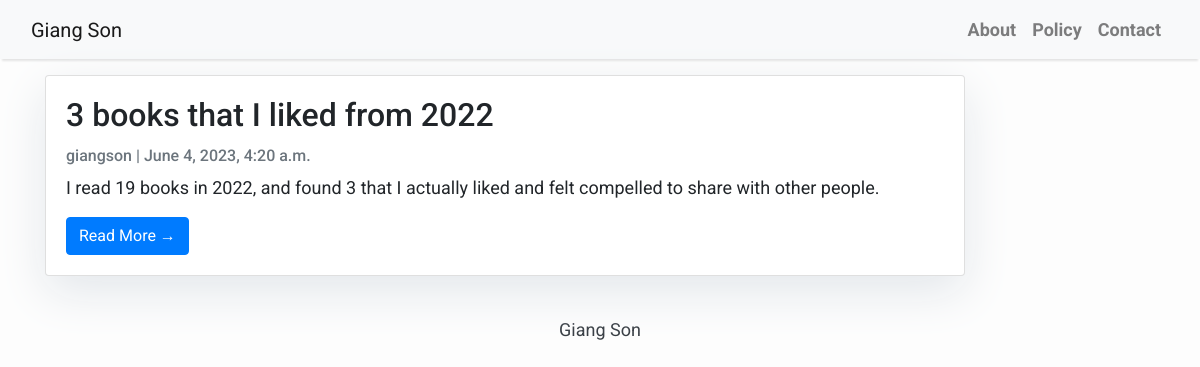
The page / on the database its author committed.
### blog/models.py (models this page shows, shortened)
class Post(models.Model):
    title = models.CharField(max_length=200, unique=True)
    slug = models.SlugField(max_length=200, unique=True)
    description = models.CharField(max_length = 300)
    author = models.ForeignKey(User, on_delete= models.CASCADE,related_name='blog_posts')
    updated_on = models.DateTimeField(auto_now= True)
    content = models.TextField()
    created_on = models.DateTimeField(auto_now_add=True)
    status = models.IntegerField(choices=STATUS, default=0)
    class Meta:
        ordering = ['-created_on']

### blog/views.py (the view)
# urls.py: path('', views.PostList.as_view(), name = 'home'),
class PostList(generic.ListView):
    queryset = Post.objects.filter(status = 1).order_by('-created_on')
    template_name = 'blog/index.html'

### blog/templates/blog/index.html (shortened to what this page needs)
{% extends "blog/base.html" %}
{% block content %}
<div class="container">
    <div class="row">
        <div class="col-md-10 mt-3 left">
            {% for post in post_list %}
            <div class="card mb-4">
                <div class="card-body">
                    <h2 class="card-title">{{ post.title }}</h2>
                    <p class="card-text text-muted h6">{{ post.author }} | {{ post.created_on}} </p>
                    <p class="card-text">{{post.description|striptags|slice:":200"}}</p>
                    <a href="{% url 'post_detail' post.slug  %}" class="btn btn-primary">Read More &rarr;</a>
                </div>
            </div>
            {% endfor %}
        </div>
    </div>
</div>
{%endblock%}

### blog/templates/blog/base.html (style rules this page uses)
body { font-family: "Roboto", sans-serif; font-size: 17px; background-color: #fdfdfd; }

### blog/templates/blog/index.html (style rules this page uses)
body { font-family: "Roboto", sans-serif; font-size: 18px; background-color: #fdfdfd; }
.card { box-shadow: 0 16px 48px #E3E7EB; }

### rows shown on the page
Post: title "3 books that I liked from 2022", author "giangson", created_on "June 4, 2023, 4:20 a.m.", description "I read 19 books in 2022, and found 3 that I actually liked and felt compelled to share with other people."
